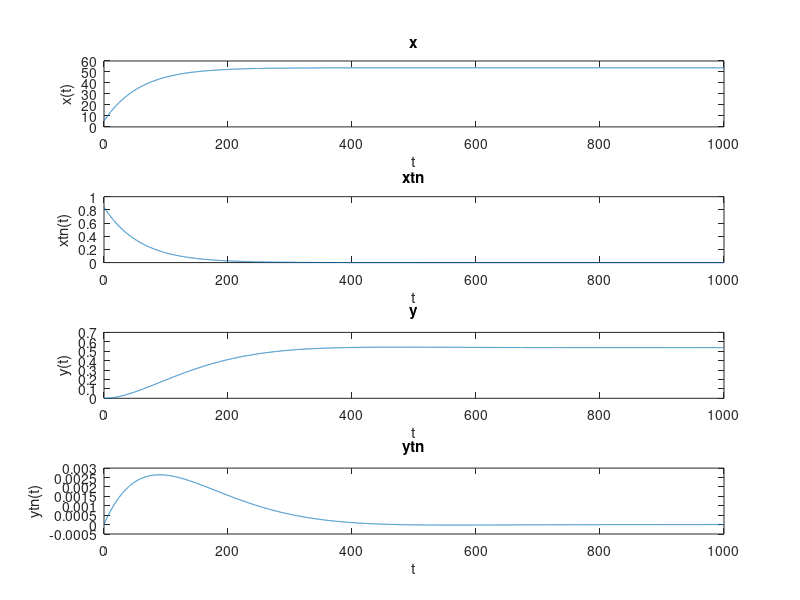

The MATLAB source for this figure:
% IOANNIS FILLIS AM: 5380
% KONSTANTINOS ZOIS AM: 5226
h = 0.1;
AM = 5380;
M = 500000;
Iz = 357000000;
x0 = AM/1000;
x0tn = 0;
y0 = 0;
y0tn = 0;
fx = AM;
nz = 0;
Dx = 11835;
Dy = 11835 + AM;
Kpx = 60000 + 5*AM;
Kdx = 5000000;
Kpy = 50000;
Kdy = 7000000;
xdes = AM/100;
ydes = AM/10000;

t = 0:h:1000;

for i = 0:length(t)-1;
  if (i==0)
    ytn(i+1) = y0tn + h*((Kpy*(ydes-y0) - Kdy*y0tn - Dy*abs(y0tn)*y0tn)/Iz);
    y(i+1) = y0 + h*y0tn;
    xtn(i+1) = x0tn + h*((Kpx*(xdes-x0) - Kdx*x0tn - Dx*abs(x0tn)*x0tn + M*sin(y0)*y0tn*x0tn)/M*cos(y0));
    x(i+1) = x0 + h*x0tn;
  else
    ytn(i+1) = ytn(i) + h*((Kpy*(ydes-y(i)) - Kdy*ytn(i) - Dy*abs(ytn(i))*ytn(i))/Iz);
    y(i+1) = y(i) + h*ytn(i);
    xtn(i+1) = xtn(i) + h*((Kpx*(xdes-x(i)) - Kdx*xtn(i) - Dx*abs(xtn(i))*xtn(i) + M*sin(y(i))*ytn(i)*xtn(i))/M*cos(y(i)));
    x(i+1) = x(i) + h*xtn(i);
  end
end

subplot(4,1,1);
plot(t,x);
title("x");
xlabel("t");
ylabel("x(t)");
subplot(4,1,2);
plot(t,xtn);
title("xtn");
xlabel("t");
ylabel("xtn(t)");
subplot(4,1,3);
plot(t,y);
title("y");
xlabel("t");
ylabel("y(t)");
subplot(4,1,4);
plot(t,ytn);
title("ytn");
xlabel("t");
ylabel("ytn(t)");


